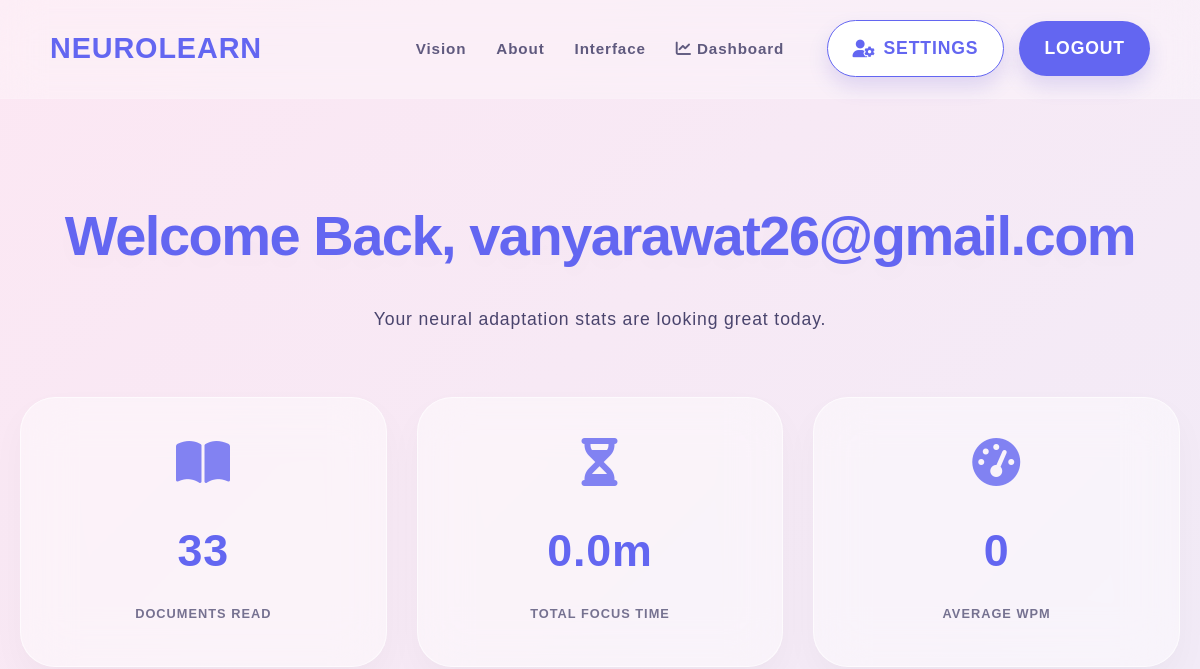
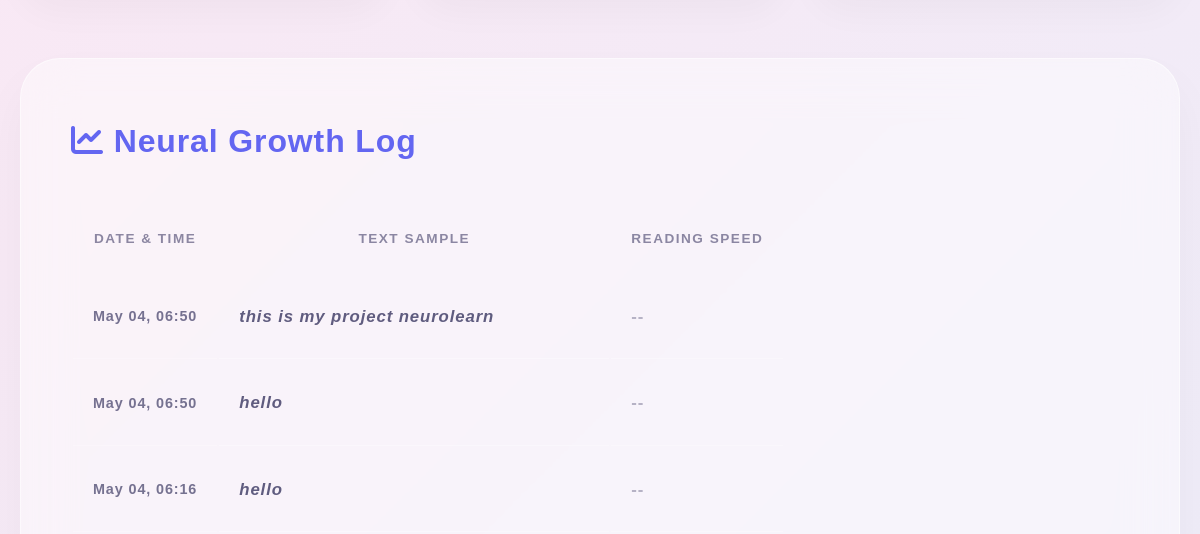
/dashboard (signed in, upper part), run on an earlier commit of the app's database (2 pictures, top to bottom).
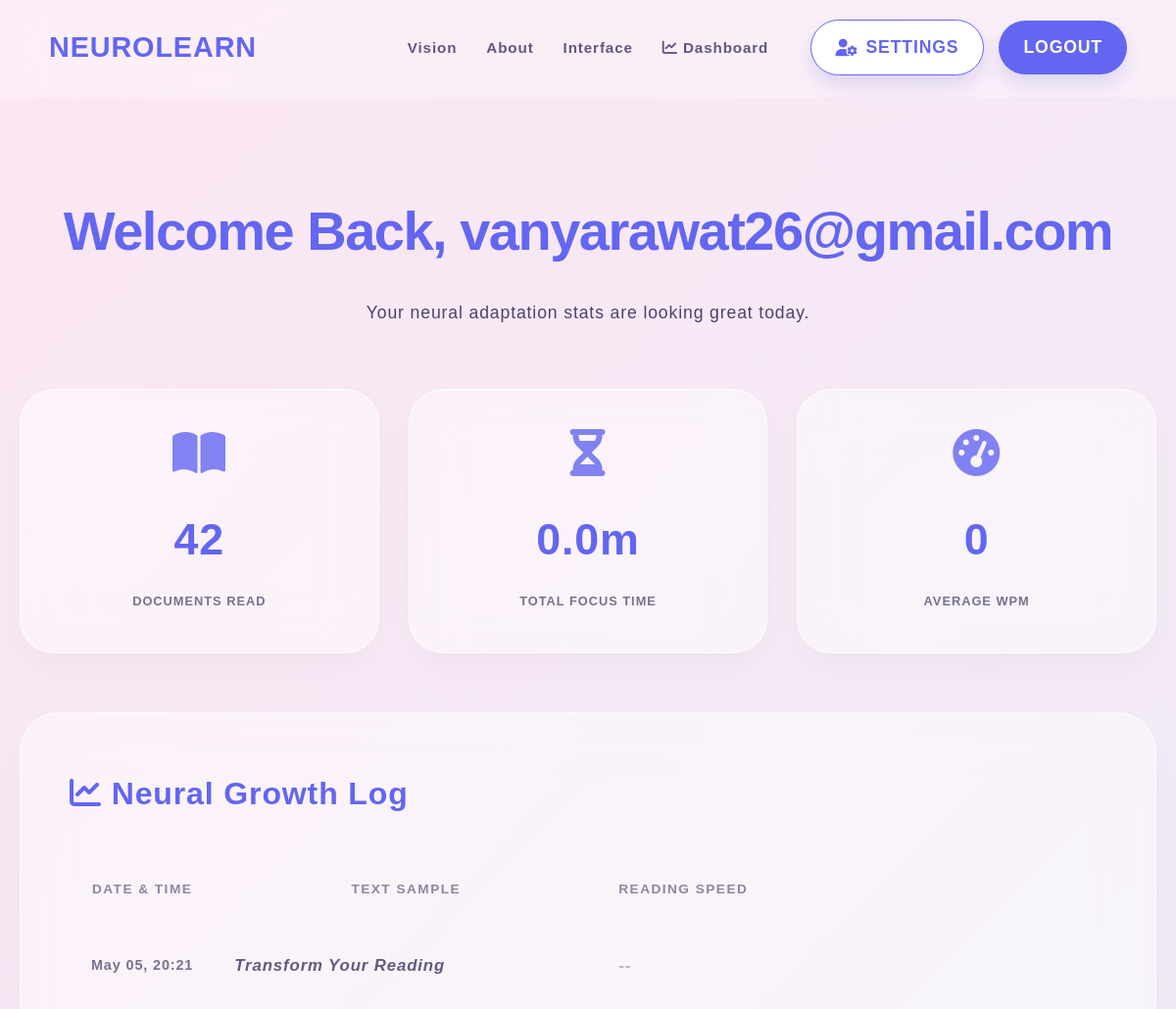
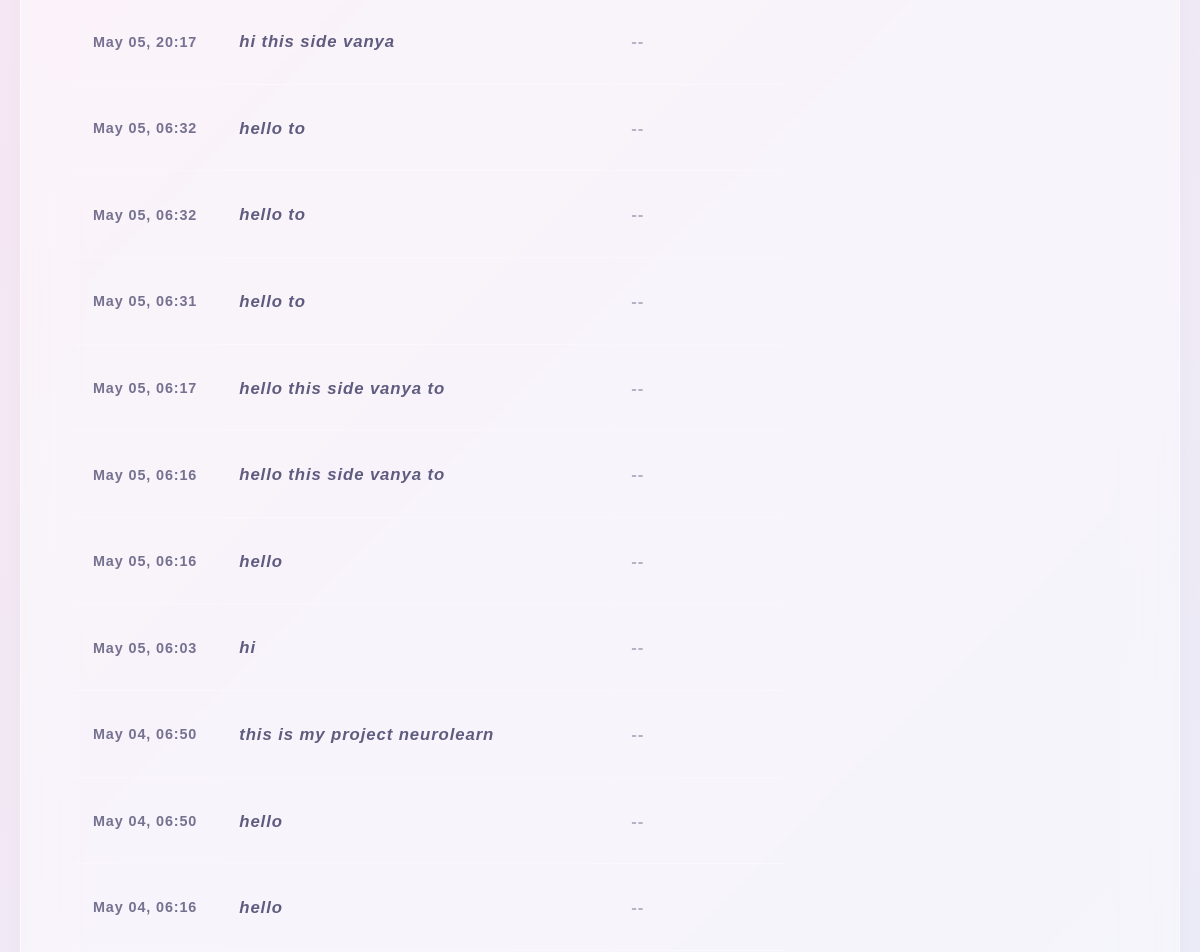
And on a later commit of the database (2 pictures, top to bottom).
### models.py (models this page shows)
class User(db.Model, UserMixin):
    id = db.Column(db.Integer, primary_key=True)
    username = db.Column(db.String(150), unique=True, nullable=False)
    password_hash = db.Column(db.String(150), nullable=False)
    is_admin = db.Column(db.Boolean, default=False)
    profile = db.relationship('UserProfile', backref='user', uselist=False, cascade='all, delete-orphan')
    history = db.relationship('ReadingHistory', backref='user', lazy=True)

class ReadingHistory(db.Model):
    id = db.Column(db.Integer, primary_key=True)
    user_id = db.Column(db.Integer, db.ForeignKey('user.id'), nullable=False)
    original_text = db.Column(db.Text, nullable=False)
    duration_seconds = db.Column(db.Integer, default=0)
    word_count = db.Column(db.Integer, default=0)
    date_processed = db.Column(db.DateTime, default=datetime.utcnow)

### app.py (the view)
@app.route('/dashboard')
@login_required
def dashboard():
    history = ReadingHistory.query.filter_by(user_id=current_user.id).order_by(ReadingHistory.date_processed.desc()).all()
    total_sessions = len(history)
    return render_template('dashboard.html', history=history, total_sessions=total_sessions)

### app.py (called while the page is built)
@login_manager.user_loader
def load_user(user_id):
    return User.query.get(int(user_id))

### templates/dashboard.html (shortened to what this page needs)
{% extends "base.html" %}
{% block content %}
<div class="container">
    <div class="dashboard-hero" data-aos="fade-down">
        <h1>Welcome Back, {{ current_user.username }}</h1>
        <p class="lead fw-bold" style="opacity: 0.8;">Your neural adaptation stats are looking great today.</p>
    </div>
    <div class="stats-row">
        <div class="stat-card" data-aos="zoom-in" data-aos-delay="100">
            <i class="fas fa-book-open"></i>
            <h2>{{ total_sessions }}</h2>
            <p>Documents Read</p>
        </div>
        <div class="stat-card" data-aos="zoom-in" data-aos-delay="200">
            <i class="fas fa-hourglass-half"></i>
            <h2>
                {% set total_time = namespace(value=0) %}
                {% for entry in history %}{% set total_time.value = total_time.value + entry.duration_seconds %}{% endfor %}
                {{ (total_time.value / 60)|round(1) }}m
            </h2>
            <p>Total Focus Time</p>
        </div>
        <div class="stat-card" data-aos="zoom-in" data-aos-delay="300">
            <i class="fas fa-tachometer-alt"></i>
            <h2>
                {% set avg_wpm = namespace(value=0, count=0) %}
                {% for entry in history %}
                    {% if entry.duration_seconds > 0 %}
                        {% set avg_wpm.value = avg_wpm.value + (entry.word_count / entry.duration_seconds * 60) %}
                        {% set avg_wpm.count = avg_wpm.count + 1 %}
                    {% endif %}
                {% endfor %}
                {% if avg_wpm.count > 0 %}{{ (avg_wpm.value / avg_wpm.count)|round|int }}{% else %}0{% endif %}
            </h2>
            <p>Average WPM</p>
        </div>
    </div>
    <div class="history-section" data-aos="fade-up">
        <h3><i class="fas fa-chart-line me-2"></i> Neural Growth Log</h3>
        <div class="table-responsive">
            <table class="table align-middle">
                <thead>
                    <tr>
                        <th>Date & Time</th>
                        <th>Text Sample</th>
                        <th>Reading Speed</th>
                    </tr>
                </thead>
                <tbody>
                    {% for entry in history %}
                    <tr>
                        <td style="font-size: 0.9rem; opacity: 0.6;">{{ entry.date_processed.strftime('%b %d, %H:%M') }}</td>
                        <td><div class="text-preview">{{ entry.original_text }}</div></td>
                        <td>
                            {% if entry.duration_seconds > 0 %}
                                <span class="wpm-badge">{{ ((entry.word_count / entry.duration_seconds) * 60)|round|int }} WPM</span>
                            {% else %}
                                <span style="opacity: 0.3;">--</span>
                            {% endif %}
                        </td>
                    </tr>
                    {% endfor %}
                </tbody>
            </table>
        </div>
    </div>
</div>
{% endblock %}

### templates/base.html (shortened to what this page needs)
<!DOCTYPE html>
<html lang="en">
<head>
    <link href="https://cdnjs.cloudflare.com/ajax/libs/font-awesome/6.0.0/css/all.min.css" rel="stylesheet">
</head>
<body class="{{ current_user.profile.theme if current_user.is_authenticated and current_user.profile else 'light' }} font-{{ current_user.profile.font_size if current_user.is_authenticated and current_user.profile else 'medium' }} spacing-{{ current_user.profile.line_spacing if current_user.is_authenticated and current_user.profile else 'normal' }}">
    <nav>
        <a href="{{ url_for('index') }}" class="logo">NEUROLEARN</a>
        <div class="nav-links">
            <a href="{{ url_for('index') }}">Vision</a>
            <a href="{{ url_for('about') }}">About</a>
            <a href="{{ url_for('reader') }}">Interface</a>
            {% if current_user.is_authenticated %}
                <a href="{{ url_for('dashboard') }}"><i class="fas fa-chart-line"></i> Dashboard</a>
            {% endif %}
        </div>
        <div class="nav-right">
            {% if current_user.is_authenticated %}
                <a href="{{ url_for('profile') }}" class="btn-glow" style="background: white; color: var(--primary-indigo) !important; border: 1px solid var(--primary-indigo);">
                    <i class="fas fa-user-cog"></i> SETTINGS
                </a>
                <a href="{{ url_for('logout') }}" class="btn-glow">LOGOUT</a>
            {% else %}
                <a href="{{ url_for('login') }}" class="btn-glow">LOGIN</a>
            {% endif %}
        </div>
    </nav>
    <div class="content-wrapper">
        {% block content %}{% endblock %}
    </div>
</body>
</html>

### templates/base.html (style rules this page uses)
:root { --bg-gradient: linear-gradient(135deg, #fce7f3 0%, #e0f2fe 100%); --primary-indigo: #4338ca; --text-main: #1e1b4b; --accent-pink: #fbcfe8; --accent-blue: #bae6fd; --glass: rgba(255, 255, 255, 0.4); --nav-bg: rgba(255, 255, 255, 0.3); --hl-homophone: #FFF59D; --hl-visually: #B2DFDB; --hl-misread: #F8BBD0; }
* { margin: 0; padding: 0; box-sizing: border-box; font-family: 'Outfit', 'OpenDyslexic', sans-serif; }
body { margin: 0; padding: 0; min-height: 100vh; color: var(--text-main); background: var(--bg-gradient); transition: all 0.4s ease; position: relative; }
nav { position: fixed; top: 0; width: 100%; z-index: 1000; padding: 20px 50px; display: grid; grid-template-columns: 1fr auto 1fr; align-items: center; background: var(--nav-bg); backdrop-filter: blur(20px); border-bottom: 1px solid rgba(255,255,255,0.1); transition: background 0.4s ease; }
.logo { font-size: 1.8rem; font-weight: 800; color: var(--primary-indigo); text-decoration: none; justify-self: start; }
.nav-links { display: flex; gap: 30px; align-items: center; justify-self: center; }
.nav-links a { text-decoration: none; color: var(--text-main); opacity: 0.7; font-weight: 600; transition: 0.3s; font-size: 0.95rem; }
.nav-right { justify-self: end; display: flex; gap: 15px; align-items: center; }
.btn-glow { padding: 10px 25px; border-radius: 50px; background: var(--primary-indigo); color: white !important; font-weight: 700; text-decoration: none; transition: 0.4s; box-shadow: 0 10px 20px rgba(67, 56, 202, 0.15); border: none; cursor: pointer; display: inline-flex; align-items: center; gap: 8px; }
.content-wrapper { margin-top: 100px; padding: 20px; }
.font-medium { font-size: 1.1rem; }
.spacing-relaxed { line-height: 2.0; letter-spacing: 0.05em; }

### templates/dashboard.html (style rules this page uses)
:root { --primary-indigo: #6366f1; --accent-pink: #fce7f3; --accent-blue: #e0f2fe; --glass: rgba(255, 255, 255, 0.45); --text-dark: #1e1b4b; }
body { margin: 0; padding: 0; min-height: 100vh; background: linear-gradient(135deg, var(--accent-pink) 0%, var(--accent-blue) 100%) !important; position: relative; color: var(--text-dark); }
body::before { content: ""; position: fixed; top: 0; left: 0; width: 100%; height: 100%; background-image: url('https://images.unsplash.com/photo-1617791160505-6f00504e3519?auto=format&fit=crop&q=80&w=1600'); background-size: cover; background-position: center; opacity: 0.2; z-index: -1; pointer-events: none; }
.dashboard-hero { padding: 60px 0; text-align: center; }
.dashboard-hero h1 { font-size: 3.5rem; font-weight: 800; color: var(--primary-indigo); margin-bottom: 10px; letter-spacing: -1.5px; text-shadow: 0 10px 20px rgba(0,0,0,0.02); }
.stats-row { display: grid; grid-template-columns: repeat(auto-fit, minmax(280px, 1fr)); gap: 30px; margin-bottom: 60px; }
.stat-card { background: var(--glass); backdrop-filter: blur(25px); padding: 40px; border-radius: 35px; border: 1px solid rgba(255, 255, 255, 0.6); text-align: center; transition: 0.4s cubic-bezier(0.175, 0.885, 0.32, 1.275); box-shadow: 0 15px 35px rgba(0,0,0,0.03); }
.stat-card i { font-size: 3rem; color: var(--primary-indigo); margin-bottom: 20px; opacity: 0.8; }
.stat-card h2 { font-size: 2.8rem; font-weight: 800; margin-bottom: 5px; color: var(--primary-indigo); }
.stat-card p { font-weight: 700; opacity: 0.6; text-transform: uppercase; font-size: 0.8rem; letter-spacing: 1px; color: var(--text-dark); }
.history-section { background: var(--glass); backdrop-filter: blur(25px); border-radius: 40px; padding: 50px; border: 1px solid rgba(255, 255, 255, 0.5); margin-bottom: 100px; box-shadow: 0 25px 50px rgba(0,0,0,0.04); }
.history-section h3 { font-size: 2rem; font-weight: 800; margin-bottom: 30px; color: var(--primary-indigo); }
.table { margin-bottom: 0; color: var(--text-dark); }
.table thead th { border: none; font-size: 0.85rem; text-transform: uppercase; letter-spacing: 1.5px; opacity: 0.5; padding: 20px; color: var(--text-dark); }
.table td { padding: 25px 20px; border-bottom: 1px solid rgba(255,255,255,0.3); font-weight: 600; font-size: 1.05rem; }
.text-preview { max-width: 350px; overflow: hidden; text-overflow: ellipsis; white-space: nowrap; opacity: 0.7; font-style: italic; }

What changed in the data, as far as the page shows it:
added ReadingHistory: date_processed "May 05, 20:21", original_text "Transform Your Reading"
added ReadingHistory: date_processed "May 05, 20:17", original_text "hi this side vanya"
added ReadingHistory: date_processed "May 05, 06:32", original_text "hello to"
added ReadingHistory: date_processed "May 05, 06:32", original_text "hello to"
added ReadingHistory: date_processed "May 05, 06:31", original_text "hello to"
added ReadingHistory: date_processed "May 05, 06:17", original_text "hello this side vanya to"
added ReadingHistory: date_processed "May 05, 06:16", original_text "hello this side vanya to"
added ReadingHistory: date_processed "May 05, 06:16", original_text "hello"
added ReadingHistory: date_processed "May 05, 06:03", original_text "hi"
Also different on the page:
{{ total_sessions }}: "33" → "42"
